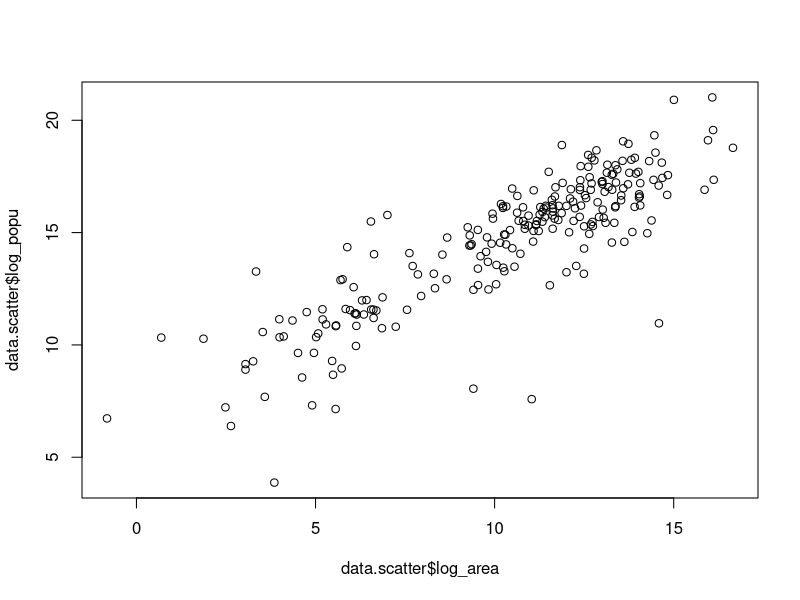
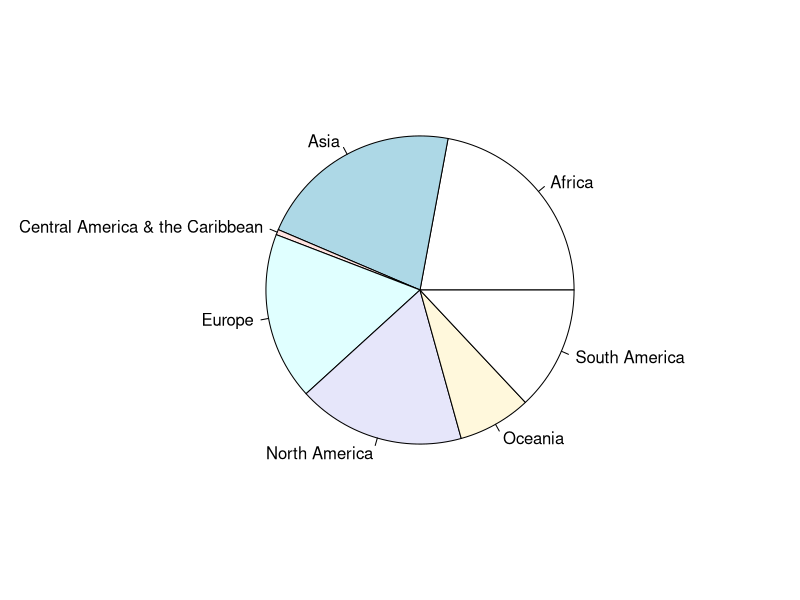
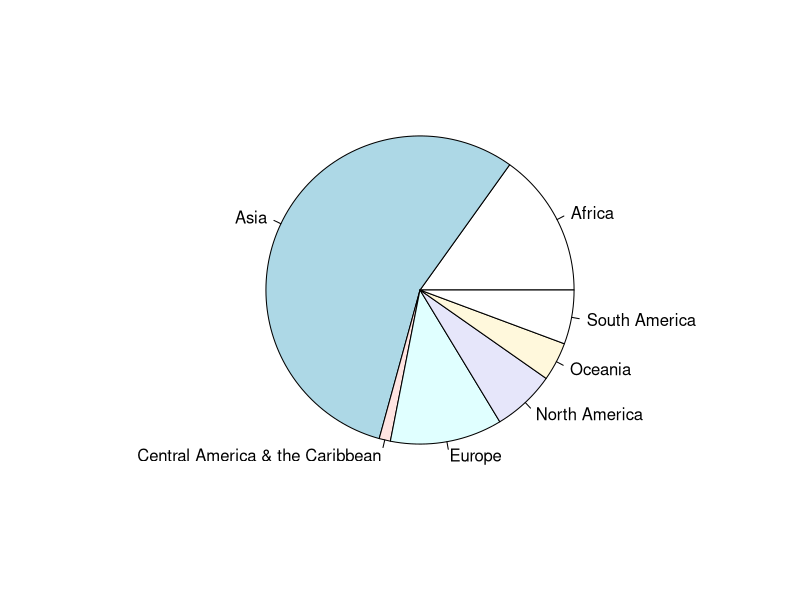
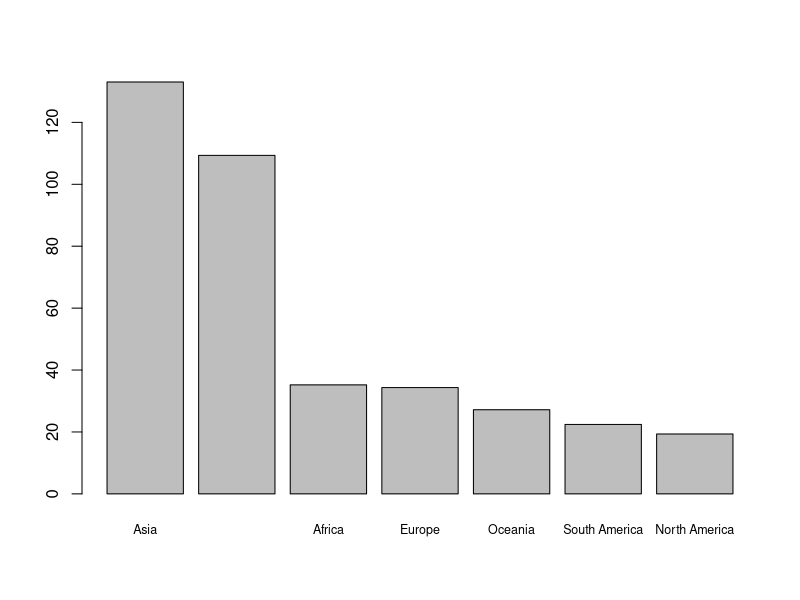

The R source for these figures, in order:
data = read.table("countrydata_withregion.tsv", header = TRUE, sep = "\t", quote = "\"", dec = ".", fill = TRUE, comment.char = "")
#data = read.delim("countrydata_withregion.tsv")
head(data,n=15)

#scatterplot
data.scatter = data.frame(country=data$country, log_area=(log(data$area)), log_popu=(log(data$population)))
plot(data.scatter$log_area, data.scatter$log_popu)

#pie-area
data.aggarea = aggregate(data$area, by = list(data$region), FUN = sum)
pie(data.aggarea$x, labels=data.aggarea$Group.1)

#pie-population
data.aggpop = aggregate(data$population, by=list(data$region), FUN = function(x){sum(as.numeric(x))})
pie(data.aggpop$x, labels=data.aggpop$Group.1)

#pop-per-sq
data.density = data.frame(region=data.aggpop$Group.1, density=(data.aggpop$x/data.aggarea$x))
sorted.des <- data.density[order(-data.density$density),]
barplot(sorted.des$density, names.arg=sorted.des$region, cex.names=0.75)
